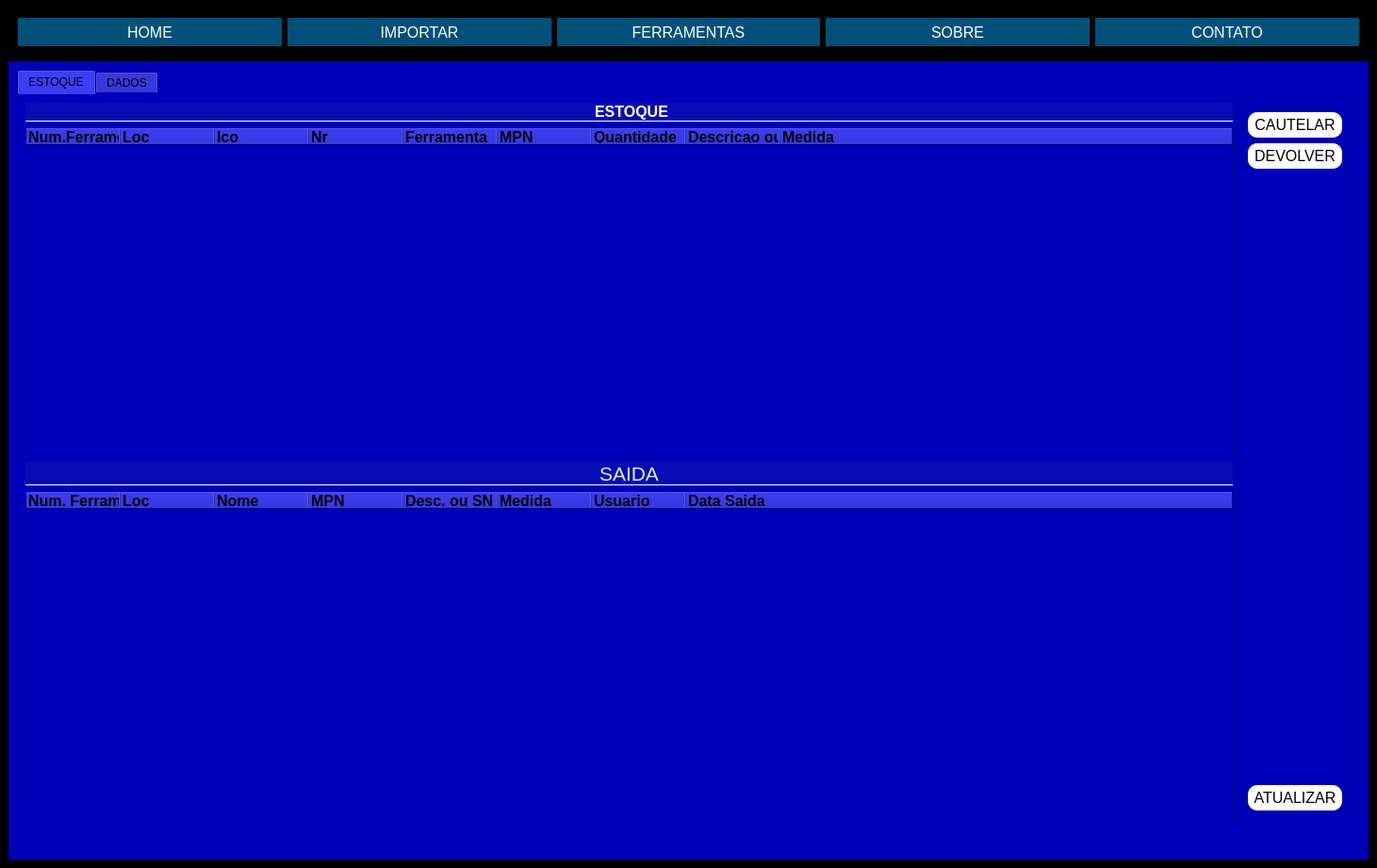
<?xml version="1.0" encoding="UTF-8"?>
<ui version="4.0">
 <class>MainWindow</class>
 <widget class="QMainWindow" name="MainWindow">
  <property name="geometry">
   <rect>
    <x>0</x>
    <y>0</y>
    <width>1461</width>
    <height>921</height>
   </rect>
  </property>
  <property name="windowTitle">
   <string>MainWindow</string>
  </property>
  <property name="styleSheet">
   <string notr="true">background-color: rgb(255, 255, 255);</string>
  </property>
  <widget class="QWidget" name="centralwidget">
   <property name="styleSheet">
    <string notr="true">background-color: rgb(0, 0, 0);

</string>
   </property>
   <layout class="QGridLayout" name="gridLayout">
    <item row="0" column="0">
     <widget class="QFrame" name="frame">
      <property name="styleSheet">
       <string notr="true">background-color: rgb(0, 0, 0);</string>
      </property>
      <property name="frameShape">
       <enum>QFrame::StyledPanel</enum>
      </property>
      <property name="frameShadow">
       <enum>QFrame::Raised</enum>
      </property>
      <layout class="QGridLayout" name="gridLayout_2">
       <item row="0" column="0">
        <widget class="QPushButton" name="btn_home">
         <property name="minimumSize">
          <size>
           <width>0</width>
           <height>30</height>
          </size>
         </property>
         <property name="font">
          <font>
           <pointsize>-1</pointsize>
          </font>
         </property>
         <property name="cursor">
          <cursorShape>PointingHandCursor</cursorShape>
         </property>
         <property name="styleSheet">
          <string notr="true">QPushButton{
	border-color: rgb(0, 170, 0);
	color: rgb(255,255,255);
border-radius: 1px;
font-size:16px;
background-color:rgb(0, 80, 121);

}

QPushButton:hover{

background-color:  white;
color: green;
border-radius:10px;

}</string>
         </property>
         <property name="text">
          <string>HOME</string>
         </property>
        </widget>
       </item>
       <item row="0" column="1">
        <widget class="QPushButton" name="btn_pg_import">
         <property name="minimumSize">
          <size>
           <width>0</width>
           <height>30</height>
          </size>
         </property>
         <property name="sizeIncrement">
          <size>
           <width>0</width>
           <height>0</height>
          </size>
         </property>
         <property name="cursor">
          <cursorShape>PointingHandCursor</cursorShape>
         </property>
         <property name="styleSheet">
          <string notr="true">QPushButton{
	border-color: rgb(0, 170, 0);
	color: rgb(255,255,255);
border-radius: 1px;
font-size:16px;
background-color:rgb(0, 80, 121);

}

QPushButton:hover{

background-color:  white;
color: green;
border-radius:10px;

}</string>
         </property>
         <property name="text">
          <string>IMPORTAR</string>
         </property>
        </widget>
       </item>
       <item row="0" column="2">
        <widget class="QPushButton" name="btn_ferramentas">
         <property name="minimumSize">
          <size>
           <width>0</width>
           <height>30</height>
          </size>
         </property>
         <property name="sizeIncrement">
          <size>
           <width>0</width>
           <height>30</height>
          </size>
         </property>
         <property name="cursor">
          <cursorShape>PointingHandCursor</cursorShape>
         </property>
         <property name="styleSheet">
          <string notr="true">QPushButton{
	border-color: rgb(0, 170, 0);
	color: rgb(255,255,255);
border-radius: 1px;
font-size:16px;
background-color:rgb(0, 80, 121);

}

QPushButton:hover{

background-color:  white;
color: green;
border-radius:10px;

}</string>
         </property>
         <property name="text">
          <string>FERRAMENTAS</string>
         </property>
        </widget>
       </item>
       <item row="0" column="3">
        <widget class="QPushButton" name="btn_sobre">
         <property name="minimumSize">
          <size>
           <width>0</width>
           <height>30</height>
          </size>
         </property>
         <property name="baseSize">
          <size>
           <width>0</width>
           <height>30</height>
          </size>
         </property>
         <property name="cursor">
          <cursorShape>PointingHandCursor</cursorShape>
         </property>
         <property name="styleSheet">
          <string notr="true">QPushButton{
	color: rgb(255,255,255);
border-radius: 1px;
font-size:16px;
background-color:rgb(0, 80, 121);

}

QPushButton:hover{

background-color:  white;
color: green;
border-radius:10px;

}</string>
         </property>
         <property name="text">
          <string>SOBRE</string>
         </property>
        </widget>
       </item>
       <item row="0" column="4">
        <widget class="QPushButton" name="btn_contato">
         <property name="minimumSize">
          <size>
           <width>0</width>
           <height>30</height>
          </size>
         </property>
         <property name="baseSize">
          <size>
           <width>0</width>
           <height>30</height>
          </size>
         </property>
         <property name="styleSheet">
          <string notr="true">QPushButton{
	color: rgb(255,255,255);
border-radius: 1px;
font-size:16px;
background-color:rgb(0, 80, 121);

}

QPushButton:hover{

background-color:  white;
color: green;
border-radius:10px;

}</string>
         </property>
         <property name="text">
          <string>CONTATO</string>
         </property>
        </widget>
       </item>
      </layout>
     </widget>
    </item>
    <item row="1" column="0">
     <widget class="QStackedWidget" name="pages">
      <property name="styleSheet">
       <string notr="true">background-color: rgb(0, 0, 185);
border-color: rgb(0, 0, 0);
border-color: qlineargradient(spread:pad, x1:0, y1:0, x2:1, y2:0, stop:0 rgba(0, 0, 0, 255), stop:1 rgba(255, 255, 255, 255));</string>
      </property>
      <property name="currentIndex">
       <number>1</number>
      </property>
      <widget class="QWidget" name="pg_home">
       <layout class="QVBoxLayout" name="verticalLayout_10">
        <item>
         <widget class="QLabel" name="label">
          <property name="styleSheet">
           <string notr="true">background-color: rgb(0, 0, 185);</string>
          </property>
          <property name="text">
           <string>&lt;html&gt;&lt;head/&gt;&lt;body&gt;&lt;p align=&quot;center&quot;&gt;&lt;span style=&quot; font-size:48pt; font-weight:600; color:#aaaa00;&quot;&gt;FERRAMENTAL&lt;/span&gt;&lt;/p&gt;&lt;p align=&quot;center&quot;&gt;&lt;span style=&quot; font-weight:600; color:#aaaa00;&quot;&gt;&lt;br/&gt;&lt;/span&gt;&lt;span style=&quot; font-size:20pt; font-weight:600; color:#aaaa00;&quot;&gt;ESQUADRILHA DE MANUTENÇÃO E SUPRIMENTO&lt;/span&gt;&lt;/p&gt;&lt;p align=&quot;center&quot;&gt;&lt;img src=&quot;_img/logo.png&quot;/&gt;&lt;/p&gt;&lt;p align=&quot;center&quot;&gt;&lt;br/&gt;&lt;/p&gt;&lt;p align=&quot;center&quot;&gt;&lt;br/&gt;&lt;/p&gt;&lt;/body&gt;&lt;/html&gt;</string>
          </property>
         </widget>
        </item>
        <item>
         <widget class="QPushButton" name="btn_logout">
          <property name="minimumSize">
           <size>
            <width>0</width>
            <height>30</height>
           </size>
          </property>
          <property name="baseSize">
           <size>
            <width>0</width>
            <height>0</height>
           </size>
          </property>
          <property name="font">
           <font>
            <pointsize>12</pointsize>
            <weight>75</weight>
            <bold>true</bold>
           </font>
          </property>
          <property name="cursor">
           <cursorShape>PointingHandCursor</cursorShape>
          </property>
          <property name="styleSheet">
           <string notr="true">QPushButton{
	color: #fff;
}

QPushButton:hover{

background-color:  rgb(255,255,255);
color:black;

}</string>
          </property>
          <property name="text">
           <string>LOGOUT</string>
          </property>
         </widget>
        </item>
        <item>
         <widget class="QPushButton" name="btn_pg_cadastro">
          <property name="minimumSize">
           <size>
            <width>0</width>
            <height>27</height>
           </size>
          </property>
          <property name="font">
           <font>
            <pointsize>12</pointsize>
            <weight>75</weight>
            <bold>true</bold>
           </font>
          </property>
          <property name="cursor">
           <cursorShape>PointingHandCursor</cursorShape>
          </property>
          <property name="styleSheet">
           <string notr="true">QPushButton{
	color: #fff;
}

QPushButton:hover{

background-color:  rgb(255,255,255);
color:black;

}</string>
          </property>
          <property name="text">
           <string>CADASTRAR USUARIO</string>
          </property>
         </widget>
        </item>
       </layout>
      </widget>
      <widget class="QWidget" name="pg_table">
       <layout class="QVBoxLayout" name="verticalLayout_8">
        <item>
         <widget class="QTabWidget" name="TabWidget">
          <property name="cursor">
           <cursorShape>ArrowCursor</cursorShape>
          </property>
          <property name="currentIndex">
           <number>0</number>
          </property>
          <widget class="QWidget" name="tables">
           <property name="font">
            <font>
             <pointsize>12</pointsize>
            </font>
           </property>
           <attribute name="title">
            <string>ESTOQUE</string>
           </attribute>
           <layout class="QVBoxLayout" name="verticalLayout_9">
            <item>
             <layout class="QHBoxLayout" name="horizontalLayout_2"/>
            </item>
            <item>
             <layout class="QHBoxLayout" name="horizontalLayout_3">
              <item>
               <layout class="QVBoxLayout" name="verticalLayout_7">
                <item>
                 <layout class="QVBoxLayout" name="verticalLayout_5">
                  <item>
                   <widget class="QLabel" name="label_2">
                    <property name="styleSheet">
                     <string notr="true">color: rgba(211,239,251,1);
border-bottom: 1px solid white;
border-radius: None;
background-color: rgba(85, 115, 155,0.1);
font-size:21px;</string>
                    </property>
                    <property name="text">
                     <string>&lt;html&gt;&lt;head/&gt;&lt;body&gt;&lt;p align=&quot;center&quot;&gt;&lt;span style=&quot; font-size:12pt; font-weight:600; color:#ffffff;&quot;&gt;ESTOQUE&lt;/span&gt;&lt;/p&gt;&lt;/body&gt;&lt;/html&gt;</string>
                    </property>
                   </widget>
                  </item>
                  <item>
                   <widget class="QTreeWidget" name="tw_estoque">
                    <property name="minimumSize">
                     <size>
                      <width>0</width>
                      <height>0</height>
                     </size>
                    </property>
                    <property name="layoutDirection">
                     <enum>Qt::LeftToRight</enum>
                    </property>
                    <property name="styleSheet">
                     <string notr="true"/>
                    </property>
                    <property name="textElideMode">
                     <enum>Qt::ElideMiddle</enum>
                    </property>
                    <column>
                     <property name="text">
                      <string>Num.Ferramenta</string>
                     </property>
                     <property name="font">
                      <font>
                       <weight>75</weight>
                       <bold>true</bold>
                      </font>
                     </property>
                    </column>
                    <column>
                     <property name="text">
                      <string>Loc</string>
                     </property>
                     <property name="font">
                      <font>
                       <weight>75</weight>
                       <bold>true</bold>
                      </font>
                     </property>
                    </column>
                    <column>
                     <property name="text">
                      <string>Ico</string>
                     </property>
                     <property name="font">
                      <font>
                       <weight>75</weight>
                       <bold>true</bold>
                      </font>
                     </property>
                    </column>
                    <column>
                     <property name="text">
                      <string>Nr</string>
                     </property>
                     <property name="font">
                      <font>
                       <weight>75</weight>
                       <bold>true</bold>
                      </font>
                     </property>
                    </column>
                    <column>
                     <property name="text">
                      <string>Ferramenta</string>
                     </property>
                     <property name="font">
                      <font>
                       <weight>75</weight>
                       <bold>true</bold>
                      </font>
                     </property>
                    </column>
                    <column>
                     <property name="text">
                      <string>MPN</string>
                     </property>
                     <property name="font">
                      <font>
                       <weight>75</weight>
                       <bold>true</bold>
                      </font>
                     </property>
                    </column>
                    <column>
                     <property name="text">
                      <string>Quantidade</string>
                     </property>
                     <property name="font">
                      <font>
                       <weight>75</weight>
                       <bold>true</bold>
                      </font>
                     </property>
                    </column>
                    <column>
                     <property name="text">
                      <string>Descricao ou SN</string>
                     </property>
                     <property name="font">
                      <font>
                       <weight>75</weight>
                       <bold>true</bold>
                      </font>
                     </property>
                    </column>
                    <column>
                     <property name="text">
                      <string>Medida</string>
                     </property>
                     <property name="font">
                      <font>
                       <weight>75</weight>
                       <bold>true</bold>
                      </font>
                     </property>
                    </column>
                   </widget>
                  </item>
                  <item>
                   <widget class="QLabel" name="label_3">
                    <property name="styleSheet">
                     <string notr="true">color: rgba(211,239,251,1);
border-bottom: 1px solid white;;
background-color: rgba(85, 115, 155,0.1);
font-size:21px;</string>
                    </property>
                    <property name="text">
                     <string>&lt;html&gt;&lt;head/&gt;&lt;body&gt;&lt;p&gt;SAIDA&lt;/p&gt;&lt;/body&gt;&lt;/html&gt;</string>
                    </property>
                    <property name="alignment">
                     <set>Qt::AlignCenter</set>
                    </property>
                   </widget>
                  </item>
                  <item>
                   <widget class="QTreeWidget" name="tw_saida">
                    <column>
                     <property name="text">
                      <string>Num. Ferramenta</string>
                     </property>
                     <property name="font">
                      <font>
                       <weight>75</weight>
                       <bold>true</bold>
                      </font>
                     </property>
                    </column>
                    <column>
                     <property name="text">
                      <string>Loc</string>
                     </property>
                     <property name="font">
                      <font>
                       <weight>75</weight>
                       <bold>true</bold>
                      </font>
                     </property>
                    </column>
                    <column>
                     <property name="text">
                      <string>Nome</string>
                     </property>
                     <property name="font">
                      <font>
                       <weight>75</weight>
                       <bold>true</bold>
                      </font>
                     </property>
                    </column>
                    <column>
                     <property name="text">
                      <string>MPN</string>
                     </property>
                     <property name="font">
                      <font>
                       <weight>75</weight>
                       <bold>true</bold>
                      </font>
                     </property>
                    </column>
                    <column>
                     <property name="text">
                      <string>Desc. ou SN</string>
                     </property>
                     <property name="font">
                      <font>
                       <weight>75</weight>
                       <bold>true</bold>
                      </font>
                     </property>
                    </column>
                    <column>
                     <property name="text">
                      <string>Medida</string>
                     </property>
                     <property name="font">
                      <font>
                       <weight>75</weight>
                       <bold>true</bold>
                      </font>
                     </property>
                    </column>
                    <column>
                     <property name="text">
                      <string>Usuario</string>
                     </property>
                     <property name="font">
                      <font>
                       <weight>75</weight>
                       <bold>true</bold>
                      </font>
                     </property>
                    </column>
                    <column>
                     <property name="text">
                      <string>Data Saida</string>
                     </property>
                     <property name="font">
                      <font>
                       <weight>75</weight>
                       <bold>true</bold>
                      </font>
                     </property>
                    </column>
                   </widget>
                  </item>
                 </layout>
                </item>
               </layout>
              </item>
              <item>
               <widget class="QFrame" name="frame_2">
                <property name="frameShape">
                 <enum>QFrame::StyledPanel</enum>
                </property>
                <property name="frameShadow">
                 <enum>QFrame::Raised</enum>
                </property>
                <layout class="QVBoxLayout" name="verticalLayout_3">
                 <item>
                  <widget class="QPushButton" name="btn_saida">
                   <property name="minimumSize">
                    <size>
                     <width>100</width>
                     <height>27</height>
                    </size>
                   </property>
                   <property name="cursor">
                    <cursorShape>PointingHandCursor</cursorShape>
                   </property>
                   <property name="styleSheet">
                    <string notr="true">QPushButton{
	color: rgb(0,0,10);
	border-radius: 10px;
	font-size:16px;	
	background-color: #fff;

}

QPushButton:hover{

background-color: rgb(170,255,255);
color: black;

}</string>
                   </property>
                   <property name="text">
                    <string>CAUTELAR</string>
                   </property>
                  </widget>
                 </item>
                 <item>
                  <widget class="QPushButton" name="btn_devolucao">
                   <property name="minimumSize">
                    <size>
                     <width>100</width>
                     <height>27</height>
                    </size>
                   </property>
                   <property name="cursor">
                    <cursorShape>PointingHandCursor</cursorShape>
                   </property>
                   <property name="styleSheet">
                    <string notr="true">QPushButton{
	color: rgb(0,0,10);
border-radius: 10px;
font-size:16px;
background-color: #fff;

}

QPushButton:hover{

background-color: rgb(170,255,255);
color: black;

}</string>
                   </property>
                   <property name="text">
                    <string>DEVOLVER</string>
                   </property>
                  </widget>
                 </item>
                 <item>
                  <spacer name="verticalSpacer">
                   <property name="orientation">
                    <enum>Qt::Vertical</enum>
                   </property>
                   <property name="sizeHint" stdset="0">
                    <size>
                     <width>20</width>
                     <height>40</height>
                    </size>
                   </property>
                  </spacer>
                 </item>
                 <item>
                  <widget class="QPushButton" name="btn_att">
                   <property name="sizePolicy">
                    <sizepolicy hsizetype="Fixed" vsizetype="Fixed">
                     <horstretch>0</horstretch>
                     <verstretch>0</verstretch>
                    </sizepolicy>
                   </property>
                   <property name="minimumSize">
                    <size>
                     <width>100</width>
                     <height>27</height>
                    </size>
                   </property>
                   <property name="cursor">
                    <cursorShape>PointingHandCursor</cursorShape>
                   </property>
                   <property name="styleSheet">
                    <string notr="true">QPushButton{
	color: rgb(0,0,10);
border-radius: 10px;
font-size:16px;
background-color: #fff;

}

QPushButton:hover{

background-color: rgb(170,255,255);
color: black;

}</string>
                   </property>
                   <property name="text">
                    <string>ATUALIZAR</string>
                   </property>
                  </widget>
                 </item>
                </layout>
               </widget>
              </item>
             </layout>
            </item>
            <item>
             <widget class="QWidget" name="widget" native="true">
              <layout class="QVBoxLayout" name="verticalLayout_4"/>
             </widget>
            </item>
           </layout>
          </widget>
          <widget class="QWidget" name="tab_2">
           <attribute name="title">
            <string>DADOS</string>
           </attribute>
           <layout class="QVBoxLayout" name="verticalLayout_12">
            <item>
             <widget class="QLabel" name="label_19">
              <property name="font">
               <font>
                <pointsize>20</pointsize>
               </font>
              </property>
              <property name="text">
               <string>&lt;html&gt;&lt;head/&gt;&lt;body&gt;&lt;p align=&quot;center&quot;&gt;&lt;span style=&quot; font-weight:600; color:#ffffff;&quot;&gt;ESTOQUE&lt;/span&gt;&lt;/p&gt;&lt;/body&gt;&lt;/html&gt;</string>
              </property>
             </widget>
            </item>
            <item>
             <layout class="QHBoxLayout" name="horizontalLayout_12">
              <item>
               <widget class="QPushButton" name="btn_grafico">
                <property name="minimumSize">
                 <size>
                  <width>0</width>
                  <height>30</height>
                 </size>
                </property>
                <property name="font">
                 <font>
                  <pointsize>-1</pointsize>
                 </font>
                </property>
                <property name="cursor">
                 <cursorShape>PointingHandCursor</cursorShape>
                </property>
                <property name="styleSheet">
                 <string notr="true">QPushButton{
	border-color: rgb(0, 170, 0);
	color: rgb(255,255,255);
border-radius: 1px;
font-size:16px;
background-color:rgb(0, 80, 121);

}

QPushButton:hover{

background-color:  white;
color: green;
border-radius:10px;

}</string>
                </property>
                <property name="text">
                 <string>Gerar Grafico</string>
                </property>
               </widget>
              </item>
              <item>
               <widget class="QPushButton" name="btn_excel">
                <property name="minimumSize">
                 <size>
                  <width>0</width>
                  <height>30</height>
                 </size>
                </property>
                <property name="sizeIncrement">
                 <size>
                  <width>0</width>
                  <height>0</height>
                 </size>
                </property>
                <property name="cursor">
                 <cursorShape>PointingHandCursor</cursorShape>
                </property>
                <property name="styleSheet">
                 <string notr="true">QPushButton{
	border-color: rgb(0, 170, 0);
	color: rgb(255,255,255);
border-radius: 1px;
font-size:16px;
background-color:rgb(0, 80, 121);

}

QPushButton:hover{

background-color:  white;
color: green;
border-radius:10px;

}</string>
                </property>
                <property name="text">
                 <string>Gerar Excel</string>
                </property>
               </widget>
              </item>
             </layout>
            </item>
            <item>
             <widget class="QLineEdit" name="txt_filtro">
              <property name="font">
               <font>
                <pointsize>14</pointsize>
                <weight>75</weight>
                <bold>true</bold>
               </font>
              </property>
              <property name="styleSheet">
               <string notr="true">color:white;</string>
              </property>
              <property name="text">
               <string>FILTRO</string>
              </property>
              <property name="alignment">
               <set>Qt::AlignCenter</set>
              </property>
             </widget>
            </item>
            <item>
             <widget class="QTableView" name="tb_geral"/>
            </item>
           </layout>
          </widget>
         </widget>
        </item>
       </layout>
      </widget>
      <widget class="QWidget" name="pg_cadastro">
       <layout class="QVBoxLayout" name="verticalLayout_2">
        <item>
         <widget class="QLabel" name="label_15">
          <property name="font">
           <font>
            <pointsize>25</pointsize>
            <weight>75</weight>
            <italic>false</italic>
            <bold>true</bold>
            <underline>false</underline>
            <strikeout>false</strikeout>
           </font>
          </property>
          <property name="styleSheet">
           <string notr="true">background-color: rgb(0, 0, 185);</string>
          </property>
          <property name="text">
           <string>&lt;html&gt;&lt;head/&gt;&lt;body&gt;&lt;p align=&quot;center&quot;&gt;&lt;span style=&quot; color:#ffffff;&quot;&gt;TELA DE CADASTRO&lt;/span&gt;&lt;/p&gt;&lt;/body&gt;&lt;/html&gt;</string>
          </property>
          <property name="alignment">
           <set>Qt::AlignCenter</set>
          </property>
         </widget>
        </item>
        <item>
         <widget class="QLabel" name="label_7">
          <property name="font">
           <font>
            <pointsize>18</pointsize>
            <italic>true</italic>
           </font>
          </property>
          <property name="styleSheet">
           <string notr="true">background-color: rgb(0, 0, 185);</string>
          </property>
          <property name="text">
           <string>&lt;html&gt;&lt;head/&gt;&lt;body&gt;&lt;p align=&quot;center&quot;&gt;&lt;img src=&quot;_img/user.png&quot;/&gt;&lt;/p&gt;&lt;p align=&quot;center&quot;&gt;&lt;span style=&quot; font-size:14pt; font-weight:600; font-style:normal; color:#ffffff;&quot;&gt;CADASTRAR USUARIO&lt;/span&gt;&lt;/p&gt;&lt;p align=&quot;center&quot;&gt;&lt;br/&gt;&lt;/p&gt;&lt;/body&gt;&lt;/html&gt;</string>
          </property>
          <property name="alignment">
           <set>Qt::AlignCenter</set>
          </property>
         </widget>
        </item>
        <item>
         <layout class="QHBoxLayout" name="horizontalLayout_8">
          <property name="leftMargin">
           <number>50</number>
          </property>
          <item>
           <widget class="QLabel" name="label_8">
            <property name="text">
             <string>&lt;html&gt;&lt;head/&gt;&lt;body&gt;&lt;p&gt;&lt;span style=&quot; font-size:12pt; font-weight:600; color:#ffffff;&quot;&gt;NOME:&lt;/span&gt;&lt;/p&gt;&lt;/body&gt;&lt;/html&gt;</string>
            </property>
           </widget>
          </item>
          <item>
           <widget class="QLineEdit" name="txt_nome">
            <property name="styleSheet">
             <string notr="true">color: rgba(211,239,251,1);
border-bottom: 1px solid white;
border-radius: None;
background-color: rgba(85, 115, 155,0.1);
font-size:21px;</string>
            </property>
           </widget>
          </item>
         </layout>
        </item>
        <item>
         <layout class="QHBoxLayout" name="horizontalLayout_7">
          <property name="leftMargin">
           <number>50</number>
          </property>
          <item>
           <widget class="QLabel" name="label_9">
            <property name="text">
             <string>&lt;html&gt;&lt;head/&gt;&lt;body&gt;&lt;p&gt;&lt;span style=&quot; font-size:12pt; font-weight:600; color:#ffffff;&quot;&gt;USUARIO:&lt;/span&gt;&lt;/p&gt;&lt;/body&gt;&lt;/html&gt;</string>
            </property>
           </widget>
          </item>
          <item>
           <widget class="QLineEdit" name="txt_usuario">
            <property name="styleSheet">
             <string notr="true">color: rgba(211,239,251,1);
border-bottom: 1px solid white;
border-radius: None;
background-color: rgba(85, 115, 155,0.1);
font-size:21px;</string>
            </property>
           </widget>
          </item>
         </layout>
        </item>
        <item>
         <layout class="QHBoxLayout" name="horizontalLayout_6">
          <property name="leftMargin">
           <number>50</number>
          </property>
          <item>
           <widget class="QLabel" name="label_10">
            <property name="text">
             <string>&lt;html&gt;&lt;head/&gt;&lt;body&gt;&lt;p&gt;&lt;span style=&quot; font-size:12pt; font-weight:600; color:#ffffff;&quot;&gt;SENHA:&lt;/span&gt;&lt;/p&gt;&lt;/body&gt;&lt;/html&gt;</string>
            </property>
           </widget>
          </item>
          <item>
           <widget class="QLineEdit" name="txt_senha">
            <property name="styleSheet">
             <string notr="true">color: rgba(211,239,251,1);
border-bottom: 1px solid white;
border-radius: None;
background-color: rgba(85, 115, 155,0.1);
font-size:21px;</string>
            </property>
            <property name="echoMode">
             <enum>QLineEdit::Password</enum>
            </property>
           </widget>
          </item>
         </layout>
        </item>
        <item>
         <layout class="QHBoxLayout" name="horizontalLayout_5">
          <property name="leftMargin">
           <number>50</number>
          </property>
          <item>
           <widget class="QLabel" name="label_11">
            <property name="text">
             <string>&lt;html&gt;&lt;head/&gt;&lt;body&gt;&lt;p&gt;&lt;span style=&quot; font-size:12pt; font-weight:600; color:#ffffff;&quot;&gt;SENHA:&lt;/span&gt;&lt;/p&gt;&lt;/body&gt;&lt;/html&gt;</string>
            </property>
           </widget>
          </item>
          <item>
           <widget class="QLineEdit" name="txt_senha_2">
            <property name="styleSheet">
             <string notr="true">color: rgba(211,239,251,1);
border-bottom: 1px solid white;
border-radius: None;
background-color: rgba(85, 115, 155,0.1);
font-size:21px;</string>
            </property>
            <property name="echoMode">
             <enum>QLineEdit::Password</enum>
            </property>
           </widget>
          </item>
         </layout>
        </item>
        <item>
         <layout class="QHBoxLayout" name="horizontalLayout_9">
          <property name="leftMargin">
           <number>50</number>
          </property>
          <item>
           <widget class="QLabel" name="label_12">
            <property name="text">
             <string>&lt;html&gt;&lt;head/&gt;&lt;body&gt;&lt;p&gt;&lt;span style=&quot; font-size:12pt; font-weight:600; color:#ffffff;&quot;&gt;PERFIL:&lt;/span&gt;&lt;/p&gt;&lt;/body&gt;&lt;/html&gt;</string>
            </property>
           </widget>
          </item>
          <item>
           <widget class="QComboBox" name="cb_su">
            <property name="font">
             <font>
              <pointsize>12</pointsize>
              <weight>75</weight>
              <bold>true</bold>
             </font>
            </property>
            <property name="styleSheet">
             <string notr="true">color: rgb(255, 255, 255);</string>
            </property>
            <item>
             <property name="text">
              <string>ECAP</string>
             </property>
            </item>
            <item>
             <property name="text">
              <string>EMS</string>
             </property>
            </item>
            <item>
             <property name="text">
              <string>1 EHEG</string>
             </property>
            </item>
            <item>
             <property name="text">
              <string>2 EHEG</string>
             </property>
            </item>
            <item>
             <property name="text">
              <string>3 EHEG</string>
             </property>
            </item>
            <item>
             <property name="text">
              <string>BASE</string>
             </property>
            </item>
            <item>
             <property name="text">
              <string>Est.Maior</string>
             </property>
            </item>
            <item>
             <property name="text">
              <string>FAB</string>
             </property>
            </item>
            <item>
             <property name="text">
              <string>MARINHA</string>
             </property>
            </item>
           </widget>
          </item>
          <item>
           <widget class="QComboBox" name="cb_perfil">
            <property name="font">
             <font>
              <pointsize>12</pointsize>
              <weight>75</weight>
              <bold>true</bold>
             </font>
            </property>
            <property name="styleSheet">
             <string notr="true">color: rgb(255, 255, 255);</string>
            </property>
            <item>
             <property name="text">
              <string>usuario</string>
             </property>
            </item>
            <item>
             <property name="text">
              <string>cmt_ferramental</string>
             </property>
            </item>
           </widget>
          </item>
         </layout>
        </item>
        <item>
         <layout class="QHBoxLayout" name="horizontalLayout_10">
          <item>
           <widget class="QLabel" name="label_14">
            <property name="text">
             <string/>
            </property>
           </widget>
          </item>
          <item>
           <widget class="QPushButton" name="btn_cadastrar">
            <property name="minimumSize">
             <size>
              <width>0</width>
              <height>30</height>
             </size>
            </property>
            <property name="font">
             <font>
              <pointsize>-1</pointsize>
             </font>
            </property>
            <property name="cursor">
             <cursorShape>PointingHandCursor</cursorShape>
            </property>
            <property name="styleSheet">
             <string notr="true">QPushButton{
	color: rgb(0,0,10);
border-radius: 10px;
font-size:16px;
background-color: #fff;

}

QPushButton:hover{

background-color: rgb(170,255,255);
color: black;

}</string>
            </property>
            <property name="text">
             <string>CADASTRAR</string>
            </property>
           </widget>
          </item>
          <item>
           <widget class="QLabel" name="label_13">
            <property name="text">
             <string/>
            </property>
           </widget>
          </item>
         </layout>
        </item>
       </layout>
      </widget>
      <widget class="QWidget" name="pg_import">
       <layout class="QVBoxLayout" name="verticalLayout_11">
        <item>
         <widget class="QLabel" name="label_5">
          <property name="font">
           <font>
            <pointsize>20</pointsize>
           </font>
          </property>
          <property name="text">
           <string>&lt;html&gt;&lt;head/&gt;&lt;body&gt;&lt;p align=&quot;center&quot;&gt;&lt;span style=&quot; font-weight:600; color:#ffffff;&quot;&gt;IMPORTAR XML&lt;/span&gt;&lt;/p&gt;&lt;/body&gt;&lt;/html&gt;</string>
          </property>
         </widget>
        </item>
        <item>
         <layout class="QHBoxLayout" name="horizontalLayout_4">
          <item>
           <widget class="QLineEdit" name="txt_file">
            <property name="minimumSize">
             <size>
              <width>0</width>
              <height>28</height>
             </size>
            </property>
            <property name="font">
             <font>
              <pointsize>12</pointsize>
             </font>
            </property>
            <property name="styleSheet">
             <string notr="true">color: rgb(255, 255, 255);</string>
            </property>
            <property name="alignment">
             <set>Qt::AlignCenter</set>
            </property>
            <property name="placeholderText">
             <string>Selecione a pasta com os arquivos XML --------&gt;</string>
            </property>
           </widget>
          </item>
          <item>
           <widget class="QPushButton" name="btn_open">
            <property name="minimumSize">
             <size>
              <width>120</width>
              <height>30</height>
             </size>
            </property>
            <property name="styleSheet">
             <string notr="true">QPushButton{
	color: rgb(0,0,10);
	border-top-right-radius:15px;	
	font-size:16px;
	background-color: #fff;

}

QPushButton:hover{

background-color: rgb(170,255,255);
color: black;

}</string>
            </property>
            <property name="text">
             <string>ABRIR</string>
            </property>
           </widget>
          </item>
         </layout>
        </item>
        <item>
         <layout class="QHBoxLayout" name="horizontalLayout_11">
          <item>
           <widget class="QLabel" name="label_6">
            <property name="text">
             <string/>
            </property>
           </widget>
          </item>
          <item>
           <widget class="QPushButton" name="btn_import">
            <property name="minimumSize">
             <size>
              <width>0</width>
              <height>28</height>
             </size>
            </property>
            <property name="styleSheet">
             <string notr="true">QPushButton{
	color: rgb(0,0,10);
border-radius: 10px;
font-size:16px;
background-color: #fff;

}

QPushButton:hover{

background-color: rgb(170,255,255);
color: black;

}</string>
            </property>
            <property name="text">
             <string>IMPORTAR</string>
            </property>
           </widget>
          </item>
          <item>
           <widget class="QLabel" name="label_18">
            <property name="text">
             <string/>
            </property>
           </widget>
          </item>
         </layout>
        </item>
        <item>
         <widget class="QProgressBar" name="progressBar">
          <property name="enabled">
           <bool>true</bool>
          </property>
          <property name="sizePolicy">
           <sizepolicy hsizetype="Expanding" vsizetype="Fixed">
            <horstretch>0</horstretch>
            <verstretch>0</verstretch>
           </sizepolicy>
          </property>
          <property name="mouseTracking">
           <bool>false</bool>
          </property>
          <property name="statusTip">
           <string/>
          </property>
          <property name="styleSheet">
           <string notr="true">QProgressBar{	background-color: rgba(0, 0, 0,0.1);
                    	color: rgb(255, 255, 255);
                		border-style: none;
                		text-align: center;
                		border-radius:10px;
                
                }
 
               
QProgressBar::chunk{ background-color: qlineargradient(spread:pad, x1:0, y1:0, x2:1, y2:1, stop:0 rgba(6, 75, 149, 255), stop:1 rgba(72, 130, 157, 255));
                				border-radius:10px;
                                }</string>
          </property>
          <property name="inputMethodHints">
           <set>Qt::ImhNone</set>
          </property>
          <property name="maximum">
           <number>0</number>
          </property>
          <property name="value">
           <number>-1</number>
          </property>
          <property name="textVisible">
           <bool>false</bool>
          </property>
          <property name="invertedAppearance">
           <bool>false</bool>
          </property>
          <property name="textDirection">
           <enum>QProgressBar::TopToBottom</enum>
          </property>
         </widget>
        </item>
       </layout>
      </widget>
      <widget class="QWidget" name="pg_contato">
       <layout class="QVBoxLayout" name="verticalLayout_14">
        <item>
         <widget class="QLabel" name="label_16">
          <property name="font">
           <font>
            <pointsize>25</pointsize>
            <weight>75</weight>
            <italic>false</italic>
            <bold>true</bold>
            <underline>false</underline>
            <strikeout>false</strikeout>
           </font>
          </property>
          <property name="styleSheet">
           <string notr="true">background-color: rgb(0, 0, 185);</string>
          </property>
          <property name="text">
           <string>&lt;html&gt;&lt;head/&gt;&lt;body&gt;&lt;p align=&quot;center&quot;&gt;&lt;span style=&quot; font-size:20pt; color:#ffffff;&quot;&gt; CONTATO&lt;/span&gt;&lt;/p&gt;&lt;/body&gt;&lt;/html&gt;</string>
          </property>
          <property name="alignment">
           <set>Qt::AlignCenter</set>
          </property>
         </widget>
        </item>
        <item>
         <widget class="QLabel" name="label_20">
          <property name="font">
           <font>
            <pointsize>25</pointsize>
            <weight>75</weight>
            <italic>false</italic>
            <bold>true</bold>
            <underline>false</underline>
            <strikeout>false</strikeout>
           </font>
          </property>
          <property name="styleSheet">
           <string notr="true">background-color: rgb(0, 0, 185);</string>
          </property>
          <property name="text">
           <string>&lt;html&gt;&lt;head/&gt;&lt;body&gt;&lt;p align=&quot;center&quot;&gt;&lt;span style=&quot; font-size:14pt; color:#ffffff;&quot;&gt;Desenvolvedor: Lucas Neves Teixeira&lt;/span&gt;&lt;/p&gt;&lt;/body&gt;&lt;/html&gt;</string>
          </property>
          <property name="alignment">
           <set>Qt::AlignCenter</set>
          </property>
         </widget>
        </item>
       </layout>
      </widget>
      <widget class="QWidget" name="pg_sobre">
       <layout class="QVBoxLayout" name="verticalLayout_13">
        <item>
         <widget class="QLabel" name="label_17">
          <property name="maximumSize">
           <size>
            <width>16777215</width>
            <height>50</height>
           </size>
          </property>
          <property name="font">
           <font>
            <pointsize>20</pointsize>
           </font>
          </property>
          <property name="text">
           <string>&lt;html&gt;&lt;head/&gt;&lt;body&gt;&lt;p align=&quot;center&quot;&gt;&lt;span style=&quot; font-weight:600; color:#ffffff;&quot;&gt;SOBRE&lt;/span&gt;&lt;/p&gt;&lt;/body&gt;&lt;/html&gt;</string>
          </property>
         </widget>
        </item>
        <item>
         <widget class="QLabel" name="label_4">
          <property name="text">
           <string>&lt;html&gt;&lt;head/&gt;&lt;body&gt;&lt;p align=&quot;center&quot;&gt;&lt;span style=&quot; font-size:12pt; color:#ffffff;&quot;&gt;ESTE SISTEMA FOI CRIADO PARA AUXILIAR NO CONTROLE DE ENTRADA E SAIDA DE FERRAMENTAS&lt;/span&gt;&lt;/p&gt;&lt;/body&gt;&lt;/html&gt;</string>
          </property>
          <property name="alignment">
           <set>Qt::AlignCenter</set>
          </property>
          <property name="wordWrap">
           <bool>true</bool>
          </property>
         </widget>
        </item>
       </layout>
      </widget>
     </widget>
    </item>
   </layout>
  </widget>
 </widget>
 <resources/>
 <connections/>
</ui>
